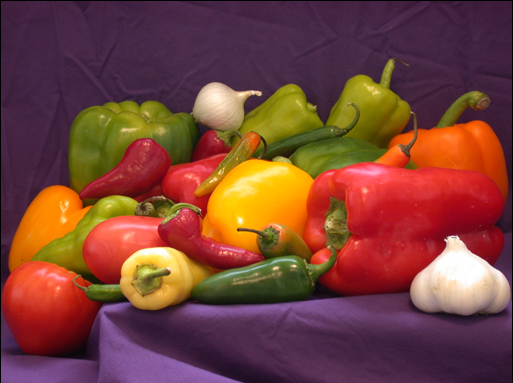
#> input picture final/img/vegetables.png, 513 x 383 px; the run also reads 1 picture not shown here
$ jupyter execute --allow-errors prova_final.ipynb
#> lines starting #> are read from the running program, lines starting #| are printed output that depends on the picture; after the words box and inside, x2 and y2 are one past the last pixel; in counts of white or black regions, pixels touching at a corner belong together
### Aluno: João Levi Gomes de Lima
### Matrícula: 19211194

[cell 1]
import cv2
import numpy as np
import matplotlib.pyplot as plt

#### 1. Carregue a imagem 'vegetables.png' e segmente o background, obtendo uma imagem semelhante à 'vegetables_result.png'.

[cell 2]
img = cv2.imread('img/vegetables.png')
#> img is the input picture: shape (383, 513, 3); mean B, G, R 57.1, 66.1, 120.3
lab = cv2.cvtColor(img, cv2.COLOR_BGR2RGB)

def remove_background(image):
    hsv = cv2.cvtColor(image, cv2.COLOR_BGR2HSV)
#> hsv: shape (383, 513, 3); mean H, S, V 101.4, 156.7, 122.2

    lower_purple = np.array([80, 40, 40])
    upper_purple = np.array([171, 200, 200])

    mask = cv2.inRange(hsv, lower_purple, upper_purple)
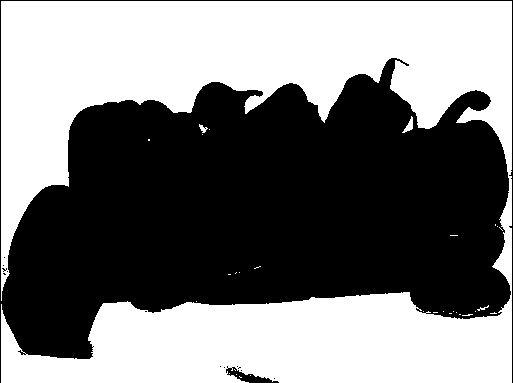
#> mask: shape (383, 513); 48.5% white; 31 white regions (27 under 20 px), largest, box (x1, y1, x2, y2) and area: (1, 1, 512, 383) 95093, (402, 116, 413, 133) 78, (199, 124, 208, 133) 39, (477, 305, 489, 311) 22
    mask_inverse = cv2.bitwise_not(mask)

    black_bg = np.zeros_like(image)
    black_bg[mask_inverse != 0] = image[mask_inverse != 0]
    return cv2.cvtColor(black_bg, cv2.COLOR_BGR2RGB)


res = remove_background(img)
vegetables_img_result = cv2.imread('img/vegetables_result.png')
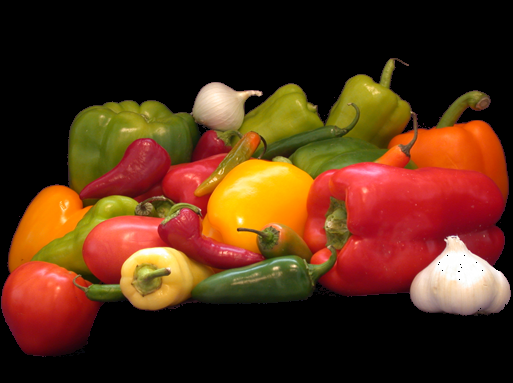
#> input picture final/img/vegetables_result.png, 513 x 383 px
#> vegetables_img_result is the input picture: shape (383, 513, 3); mean B, G, R 21.2, 46.1, 84.5
vegetables_img_result = cv2.cvtColor(vegetables_img_result, cv2.COLOR_BGR2RGB)

fig, axes = plt.subplots(1, 2, figsize=(12, 6))
axes[0].imshow(res)
axes[0].set_title('vegetables.png processada')
axes[0].axis('off')

axes[1].imshow(res)
axes[1].imshow(vegetables_img_result, alpha=0.5)
axes[1].set_title('vegetables_result.png')
axes[1].axis('off')

plt.show()
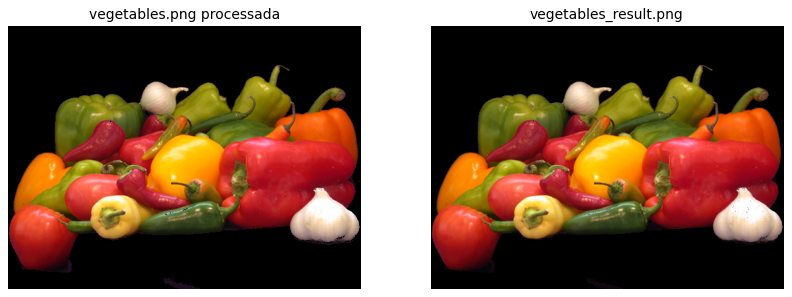
#> figure drawn by matplotlib, 2 panels

#### 2. Carregue a imagem "andromeda.png" e retire os maiores elementos, obtendo um resultado como o ilustrado em "andromeda_result.png".

[cell 3]
galaxy_image = cv2.imread("img/andromeda.png", cv2.IMREAD_GRAYSCALE)
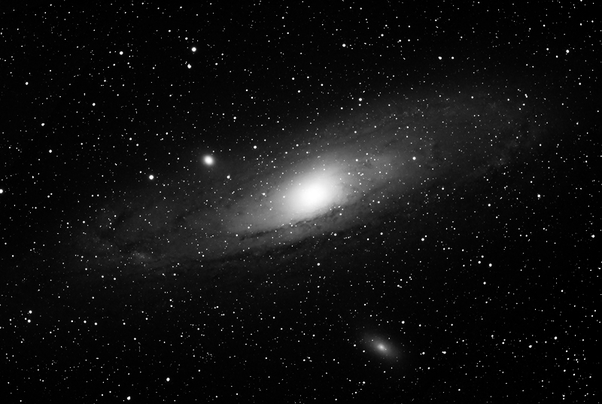
#> input picture final/img/andromeda.png, 602 x 404 px
#> galaxy_image is the input picture: shape (404, 602); min 0, max 255, mean 17.2

kernel = np.ones((3, 3), np.uint8)
opening = cv2.morphologyEx(galaxy_image, cv2.MORPH_OPEN, kernel)
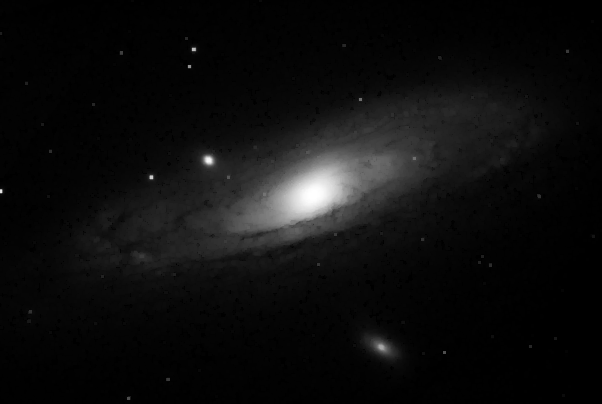
#> opening: shape (404, 602); min 0, max 255, mean 13.8

result_img = cv2.absdiff(galaxy_image, opening)
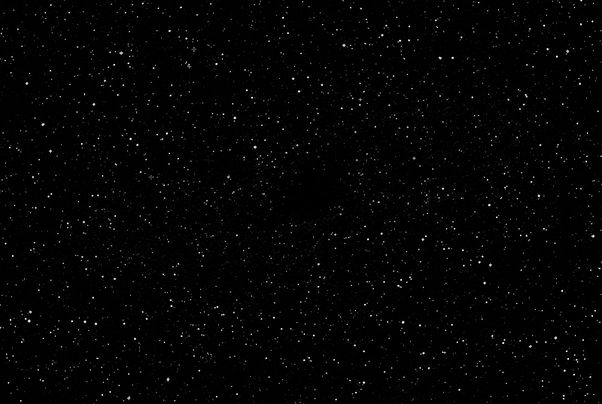
#> result_img: shape (404, 602); min 0, max 255, mean 3.5

andromeda_result_img = cv2.imread("img/andromeda_result.png", cv2.IMREAD_GRAYSCALE)

plt.figure(figsize=(16, 10))

plt.subplot(1, 3, 1)
plt.imshow(galaxy_image, cmap='gray')
plt.title('Original')
plt.axis('off')

plt.subplot(1, 3, 2)
plt.imshow(result_img, cmap='gray')
plt.title('andromeda.png processado')
plt.axis('off')

plt.subplot(1, 3, 3)
plt.imshow(andromeda_result_img, cmap='gray')
plt.title('retinal_result.png')
plt.axis('off')

plt.show()

#### 3. Carregue a imagem "retinal.png" e use morfologia para realçar as veias, assim como exemplificado em "retinal_result.png".

[cell 4]
retinal_img = cv2.imread("img/retinal.png", cv2.IMREAD_GRAYSCALE)
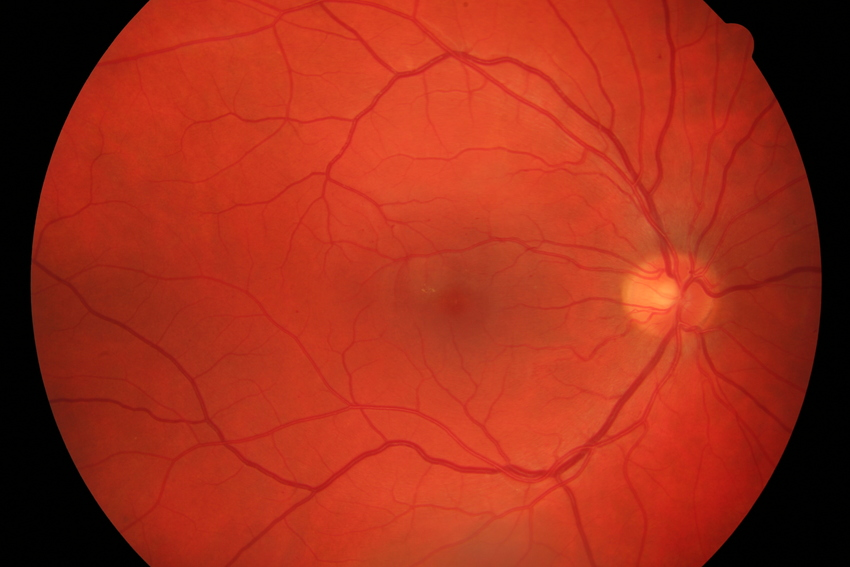
#> input picture final/img/retinal.png, 850 x 567 px
#> retinal_img: shape (567, 850); min 0, max 183, mean 77.8

kernel_dilate = np.ones((5, 5), np.uint8)
dilated_image = cv2.dilate(retinal_img, kernel_dilate, iterations=2)
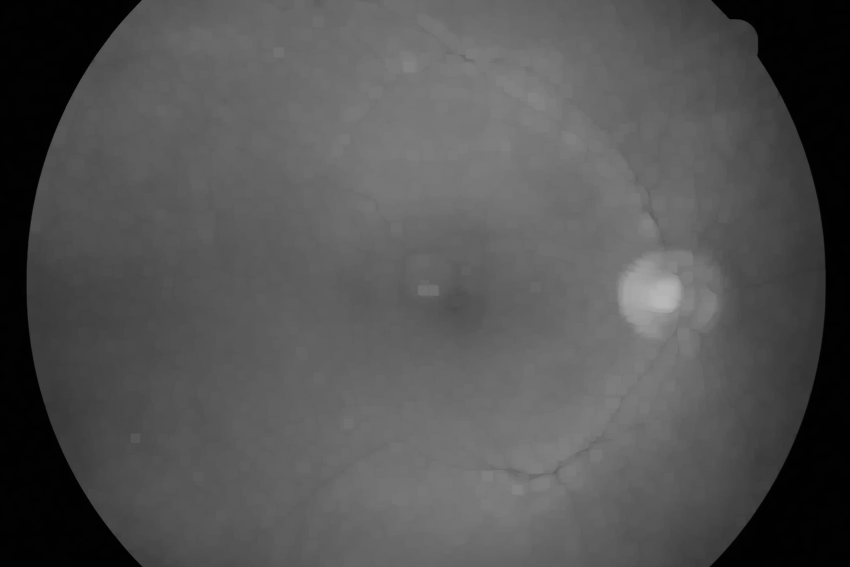
#> dilated_image: shape (567, 850); min 1, max 183, mean 83.3

kernel_erode = np.ones((3, 3), np.uint8)
eroded_image = cv2.erode(dilated_image, kernel_erode, iterations=2)

diff_image = cv2.absdiff(retinal_img, eroded_image)
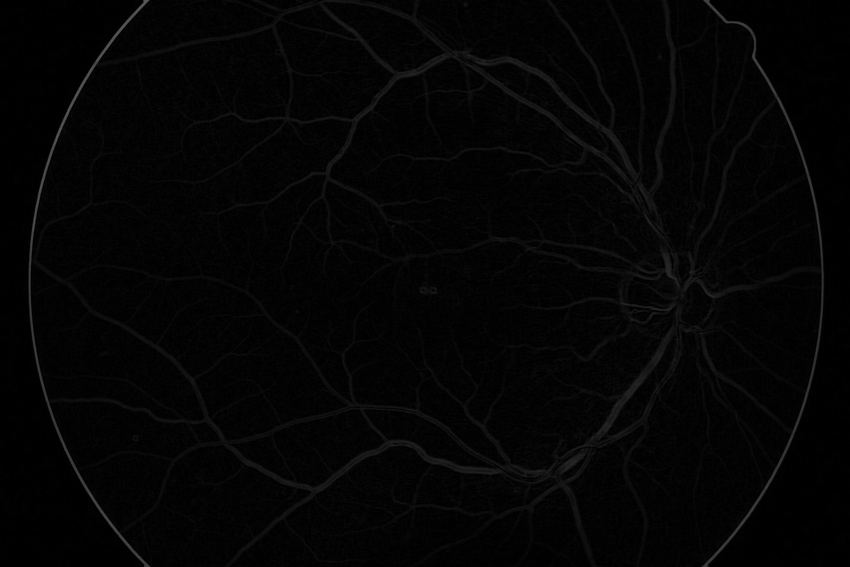
#> diff_image: shape (567, 850); min 0, max 88, mean 4.1

retinal_result_img = cv2.imread("img/retinal_result.png", cv2.IMREAD_GRAYSCALE)
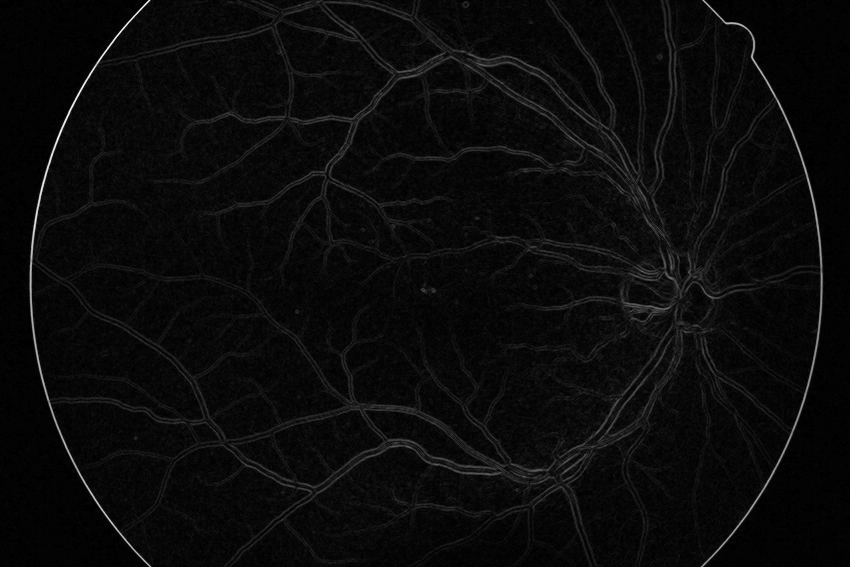
#> input picture final/img/retinal_result.png, 850 x 567 px
#> retinal_result_img is the input picture: shape (567, 850); min 0, max 255, mean 10.4

plt.figure(figsize=(16, 10))

plt.subplot(1, 3, 1)
plt.imshow(retinal_img, cmap='gray')
plt.title('Original')
plt.axis('off')

plt.subplot(1, 3, 2)
plt.imshow(diff_image, cmap='gray')
plt.title('retinal.png processado')
plt.axis('off')

plt.subplot(1, 3, 3)
plt.imshow(retinal_result_img, cmap='gray')
plt.title('retinal_result.png')
plt.axis('off')

plt.show()
